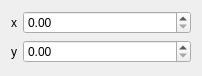
<?xml version="1.0" encoding="UTF-8"?>
<ui version="4.0">
 <class>Vector2D_Int_Editor</class>
 <widget class="QWidget" name="Vector2D_Int_Editor">
  <property name="geometry">
   <rect>
    <x>0</x>
    <y>0</y>
    <width>202</width>
    <height>76</height>
   </rect>
  </property>
  <layout class="QVBoxLayout" name="verticalLayout">
   <item>
    <layout class="QHBoxLayout" name="horizontalLayout">
     <item>
      <widget class="QLabel" name="label">
       <property name="sizePolicy">
        <sizepolicy hsizetype="Maximum" vsizetype="Preferred">
         <horstretch>0</horstretch>
         <verstretch>0</verstretch>
        </sizepolicy>
       </property>
       <property name="text">
        <string>x</string>
       </property>
      </widget>
     </item>
     <item>
      <widget class="QDoubleSpinBox" name="doubleSpinBox_x"/>
     </item>
    </layout>
   </item>
   <item>
    <layout class="QHBoxLayout" name="horizontalLayout_2">
     <item>
      <widget class="QLabel" name="label_2">
       <property name="sizePolicy">
        <sizepolicy hsizetype="Maximum" vsizetype="Preferred">
         <horstretch>0</horstretch>
         <verstretch>0</verstretch>
        </sizepolicy>
       </property>
       <property name="text">
        <string>y</string>
       </property>
      </widget>
     </item>
     <item>
      <widget class="QDoubleSpinBox" name="doubleSpinBox_y"/>
     </item>
    </layout>
   </item>
  </layout>
 </widget>
 <resources/>
 <connections/>
</ui>
